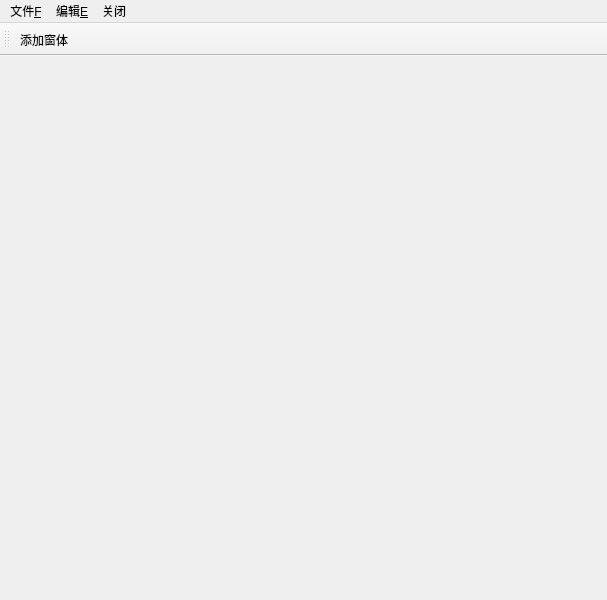
<?xml version="1.0" encoding="UTF-8"?>
<ui version="4.0">
 <class>MainWindow</class>
 <widget class="QMainWindow" name="MainWindow">
  <property name="geometry">
   <rect>
    <x>0</x>
    <y>0</y>
    <width>607</width>
    <height>600</height>
   </rect>
  </property>
  <property name="windowTitle">
   <string>MainWindow</string>
  </property>
  <widget class="QWidget" name="centralwidget">
   <widget class="QWidget" name="verticalLayoutWidget">
    <property name="geometry">
     <rect>
      <x>0</x>
      <y>0</y>
      <width>611</width>
      <height>541</height>
     </rect>
    </property>
    <layout class="QVBoxLayout" name="verticalLayout"/>
   </widget>
  </widget>
  <widget class="QMenuBar" name="menubar">
   <property name="geometry">
    <rect>
     <x>0</x>
     <y>0</y>
     <width>607</width>
     <height>23</height>
    </rect>
   </property>
   <widget class="QMenu" name="menu_F">
    <property name="title">
     <string>文件&amp;F</string>
    </property>
    <addaction name="action"/>
   </widget>
   <widget class="QMenu" name="menu_E">
    <property name="title">
     <string>编辑&amp;E</string>
    </property>
    <addaction name="action123"/>
   </widget>
   <widget class="QMenu" name="menu_CLOSE">
    <property name="title">
     <string>关闭</string>
    </property>
    <addaction name="separator"/>
   </widget>
   <addaction name="menu_F"/>
   <addaction name="menu_E"/>
   <addaction name="menu_CLOSE"/>
  </widget>
  <widget class="QToolBar" name="toolBar">
   <property name="windowTitle">
    <string>toolBar</string>
   </property>
   <attribute name="toolBarArea">
    <enum>TopToolBarArea</enum>
   </attribute>
   <attribute name="toolBarBreak">
    <bool>false</bool>
   </attribute>
   <addaction name="addWinAction"/>
  </widget>
  <action name="action123">
   <property name="text">
    <string>123</string>
   </property>
   <property name="shortcut">
    <string>Ctrl+F4</string>
   </property>
  </action>
  <action name="action">
   <property name="text">
    <string>打开</string>
   </property>
   <property name="shortcut">
    <string>Ctrl+O</string>
   </property>
  </action>
  <action name="addWinAction">
   <property name="checkable">
    <bool>false</bool>
   </property>
   <property name="text">
    <string>添加窗体</string>
   </property>
   <property name="toolTip">
    <string>添加窗体</string>
   </property>
   <property name="shortcutVisibleInContextMenu">
    <bool>false</bool>
   </property>
  </action>
 </widget>
 <resources/>
 <connections>
  <connection>
   <sender>action123</sender>
   <signal>triggered()</signal>
   <receiver>MainWindow</receiver>
   <slot>close()</slot>
   <hints>
    <hint type="sourcelabel">
     <x>-1</x>
     <y>-1</y>
    </hint>
    <hint type="destinationlabel">
     <x>303</x>
     <y>299</y>
    </hint>
   </hints>
  </connection>
 </connections>
</ui>
